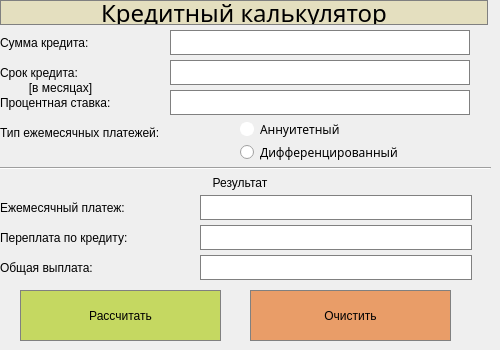
    <widget class="QWidget" name="page_3">
     <widget class="QLabel" name="credit_calculator">
      <property name="geometry">
       <rect>
        <x>0</x>
        <y>0</y>
        <width>488</width>
        <height>25</height>
       </rect>
      </property>
      <property name="font">
       <font>
        <family>PT Serif Caption</family>
        <pointsize>18</pointsize>
        <italic>false</italic>
        <bold>false</bold>
       </font>
      </property>
      <property name="styleSheet">
       <string notr="true">QLabel {
	background-color: rgb(228, 223, 191);
	border: 1px solid gray;
	font: 18pt &quot;PT Serif Caption&quot;;
}

</string>
      </property>
      <property name="text">
       <string>Кредитный калькулятор</string>
      </property>
      <property name="alignment">
       <set>Qt::AlignCenter</set>
      </property>
     </widget>
     <widget class="QLabel" name="label_13">
      <property name="geometry">
       <rect>
        <x>0</x>
        <y>30</y>
        <width>141</width>
        <height>25</height>
       </rect>
      </property>
      <property name="styleSheet">
       <string notr="true">font: 14pt &quot;PT Serif Caption&quot;;</string>
      </property>
      <property name="text">
       <string>Сумма кредита:</string>
      </property>
     </widget>
     <widget class="QLabel" name="label_14">
      <property name="geometry">
       <rect>
        <x>0</x>
        <y>60</y>
        <width>121</width>
        <height>25</height>
       </rect>
      </property>
      <property name="styleSheet">
       <string notr="true">font: 14pt &quot;PT Serif Caption&quot;;</string>
      </property>
      <property name="text">
       <string>Срок кредита:</string>
      </property>
     </widget>
     <widget class="QLabel" name="label_15">
      <property name="geometry">
       <rect>
        <x>0</x>
        <y>90</y>
        <width>171</width>
        <height>25</height>
       </rect>
      </property>
      <property name="styleSheet">
       <string notr="true">font: 14pt &quot;PT Serif Caption&quot;;</string>
      </property>
      <property name="text">
       <string>Процентная ставка:</string>
      </property>
     </widget>
     <widget class="QLabel" name="label_16">
      <property name="geometry">
       <rect>
        <x>0</x>
        <y>120</y>
        <width>251</width>
        <height>25</height>
       </rect>
      </property>
      <property name="styleSheet">
       <string notr="true">font: 14pt &quot;PT Serif Caption&quot;;</string>
      </property>
      <property name="text">
       <string>Тип ежемесячных платежей:</string>
      </property>
     </widget>
     <widget class="QLabel" name="label_17">
      <property name="geometry">
       <rect>
        <x>140</x>
        <y>170</y>
        <width>200</width>
        <height>25</height>
       </rect>
      </property>
      <property name="styleSheet">
       <string notr="true">font: 16pt &quot;PT Serif Caption&quot;;</string>
      </property>
      <property name="text">
       <string>Результат</string>
      </property>
      <property name="alignment">
       <set>Qt::AlignCenter</set>
      </property>
     </widget>
     <widget class="QLabel" name="label_35">
      <property name="geometry">
       <rect>
        <x>0</x>
        <y>195</y>
        <width>191</width>
        <height>25</height>
       </rect>
      </property>
      <property name="styleSheet">
       <string notr="true">font: 14pt &quot;PT Serif Caption&quot;;</string>
      </property>
      <property name="text">
       <string>Ежемесячный платеж:</string>
      </property>
     </widget>
     <widget class="QLabel" name="label_36">
      <property name="geometry">
       <rect>
        <x>0</x>
        <y>225</y>
        <width>201</width>
        <height>25</height>
       </rect>
      </property>
      <property name="styleSheet">
       <string notr="true">font: 14pt &quot;PT Serif Caption&quot;;</string>
      </property>
      <property name="text">
       <string>Переплата по кредиту:</string>
      </property>
     </widget>
     <widget class="QLabel" name="label_37">
      <property name="geometry">
       <rect>
        <x>0</x>
        <y>255</y>
        <width>141</width>
        <height>25</height>
       </rect>
      </property>
      <property name="styleSheet">
       <string notr="true">font: 14pt &quot;PT Serif Caption&quot;;</string>
      </property>
      <property name="text">
       <string>Общая выплата:</string>
      </property>
     </widget>
     <widget class="Line" name="line_2">
      <property name="geometry">
       <rect>
        <x>0</x>
        <y>160</y>
        <width>491</width>
        <height>16</height>
       </rect>
      </property>
      <property name="orientation">
       <enum>Qt::Horizontal</enum>
      </property>
     </widget>
     <widget class="QLineEdit" name="credit">
      <property name="geometry">
       <rect>
        <x>170</x>
        <y>30</y>
        <width>300</width>
        <height>25</height>
       </rect>
      </property>
      <property name="styleSheet">
       <string notr="true">background-color: rgb(255, 255, 255);
border: 1px solid gray;
font: 13pt &quot;PT Serif Caption&quot;;</string>
      </property>
      <property name="alignment">
       <set>Qt::AlignLeading|Qt::AlignLeft|Qt::AlignVCenter</set>
      </property>
     </widget>
     <widget class="QLineEdit" name="interest_rate">
      <property name="geometry">
       <rect>
        <x>170</x>
        <y>90</y>
        <width>300</width>
        <height>25</height>
       </rect>
      </property>
      <property name="styleSheet">
       <string notr="true">background-color: rgb(255, 255, 255);
border: 1px solid gray;
font: 13pt &quot;PT Serif Caption&quot;;</string>
      </property>
      <property name="alignment">
       <set>Qt::AlignLeading|Qt::AlignLeft|Qt::AlignVCenter</set>
      </property>
     </widget>
     <widget class="QLineEdit" name="period">
      <property name="geometry">
       <rect>
        <x>170</x>
        <y>60</y>
        <width>300</width>
        <height>25</height>
       </rect>
      </property>
      <property name="styleSheet">
       <string notr="true">background-color: rgb(255, 255, 255);
border: 1px solid gray;
font: 13pt &quot;PT Serif Caption&quot;;</string>
      </property>
      <property name="alignment">
       <set>Qt::AlignLeading|Qt::AlignLeft|Qt::AlignVCenter</set>
      </property>
     </widget>
     <widget class="QLineEdit" name="monthly_payment">
      <property name="geometry">
       <rect>
        <x>200</x>
        <y>195</y>
        <width>272</width>
        <height>25</height>
       </rect>
      </property>
      <property name="styleSheet">
       <string notr="true">background-color: rgb(255, 255, 255);
border: 1px solid gray;
font: 13pt &quot;PT Serif Caption&quot;;</string>
      </property>
      <property name="alignment">
       <set>Qt::AlignLeading|Qt::AlignLeft|Qt::AlignVCenter</set>
      </property>
     </widget>
     <widget class="QLineEdit" name="overpayment">
      <property name="geometry">
       <rect>
        <x>200</x>
        <y>225</y>
        <width>272</width>
        <height>25</height>
       </rect>
      </property>
      <property name="styleSheet">
       <string notr="true">background-color: rgb(255, 255, 255);
border: 1px solid gray;
font: 13pt &quot;PT Serif Caption&quot;;</string>
      </property>
      <property name="alignment">
       <set>Qt::AlignLeading|Qt::AlignLeft|Qt::AlignVCenter</set>
      </property>
     </widget>
     <widget class="QLineEdit" name="total_payment">
      <property name="geometry">
       <rect>
        <x>200</x>
        <y>255</y>
        <width>272</width>
        <height>25</height>
       </rect>
      </property>
      <property name="styleSheet">
       <string notr="true">background-color: rgb(255, 255, 255);
border: 1px solid gray;
font: 13pt &quot;PT Serif Caption&quot;;</string>
      </property>
      <property name="alignment">
       <set>Qt::AlignLeading|Qt::AlignLeft|Qt::AlignVCenter</set>
      </property>
     </widget>
     <widget class="QLabel" name="label_50">
      <property name="geometry">
       <rect>
        <x>0</x>
        <y>80</y>
        <width>121</width>
        <height>16</height>
       </rect>
      </property>
      <property name="styleSheet">
       <string notr="true">font: 11pt &quot;PT Serif Caption&quot;;</string>
      </property>
      <property name="text">
       <string>[в месяцах]</string>
      </property>
      <property name="alignment">
       <set>Qt::AlignCenter</set>
      </property>
     </widget>
     <widget class="QWidget" name="layoutWidget">
      <property name="geometry">
       <rect>
        <x>240</x>
        <y>120</y>
        <width>186</width>
        <height>41</height>
       </rect>
      </property>
      <layout class="QGridLayout" name="credit_type">
       <item row="0" column="0">
        <widget class="QRadioButton" name="annu">
         <property name="font">
          <font>
           <family>PT Serif Caption</family>
          </font>
         </property>
         <property name="styleSheet">
          <string notr="true">QRadioButton::indicator {
    width:                  10px;
    height:                 10px;
    border-radius:          7px;
}

QRadioButton::indicator:checked {
    background-color: rgb(239, 235, 79);
    border:                 2px solid white;
}

QRadioButton::indicator:unchecked {
    background-color:       white;
    border:                 2px solid white;
}
</string>
         </property>
         <property name="text">
          <string>Аннуитетный</string>
         </property>
        </widget>
       </item>
       <item row="1" column="0">
        <widget class="QRadioButton" name="diff">
         <property name="font">
          <font>
           <family>PT Serif Caption</family>
          </font>
         </property>
         <property name="styleSheet">
          <string notr="true">QRadioButton::indicator {
    width:                  10px;
    height:                 10px;
    border-radius:          7px;
}

QRadioButton::indicator:checked {
    background-color: rgb(239, 235, 79);
    border:                 2px solid white;
}

QRadioButton::indicator:unchecked {
    background-color:       white;
    border:                 2px solid white;
}

font: 13pt &quot;PT Serif Caption&quot;;</string>
         </property>
         <property name="text">
          <string>Дифференцированный</string>
         </property>
        </widget>
       </item>
      </layout>
     </widget>
     <widget class="QPushButton" name="calculate_credit">
      <property name="geometry">
       <rect>
        <x>20</x>
        <y>290</y>
        <width>201</width>
        <height>51</height>
       </rect>
      </property>
      <property name="styleSheet">
       <string notr="true">QPushButton {
   background-color: rgb(197, 216, 97);
   border: 1px solid gray;
   font: 18pt &quot;PT Serif Caption&quot;;
}

QPushButton:pressed {
    background-color: qlineargradient(x1: 0, y1: 0, x2: 0, y2: 1,
                                      stop: 0 #dadbde, stop: 1 #f6f7fa);
}
</string>
      </property>
      <property name="text">
       <string>Рассчитать</string>
      </property>
     </widget>
     <widget class="QPushButton" name="clear_credit">
      <property name="geometry">
       <rect>
        <x>250</x>
        <y>290</y>
        <width>201</width>
        <height>51</height>
       </rect>
      </property>
      <property name="styleSheet">
       <string notr="true">QPushButton {
   background-color: rgb(233, 157, 104);
   border: 1px solid gray;
   font: 18pt &quot;PT Serif Caption&quot;;
}

QPushButton:pressed {
    background-color: qlineargradient(x1: 0, y1: 0, x2: 0, y2: 1,
                                      stop: 0 #dadbde, stop: 1 #f6f7fa);
}
</string>
      </property>
      <property name="text">
       <string>Очистить</string>
      </property>
     </widget>
    </widget>
